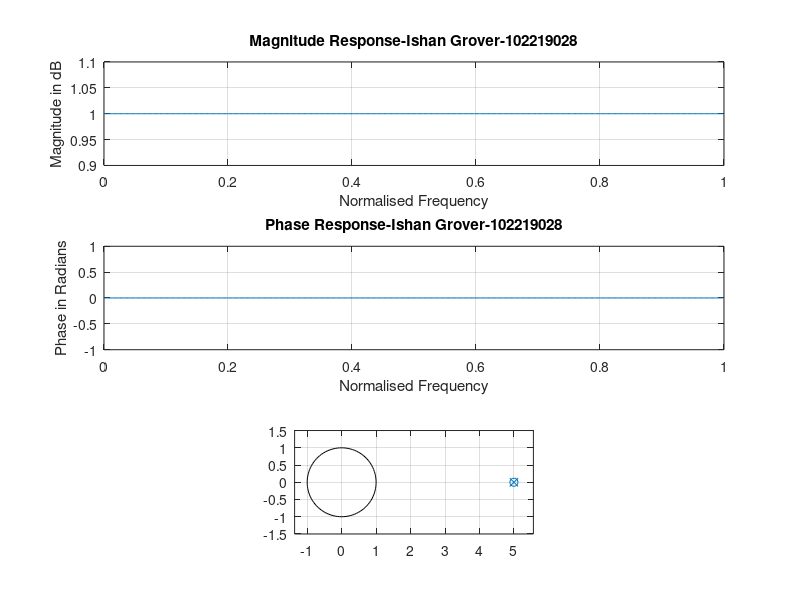

Source code (MATLAB):
clc;
clear all;
b = input('Enter the numerator coefficients: ');
a = input('Enter the denominator coefficients: ');
[h,w] = freqz(b,a);
subplot(3,1,1);
plot(w/pi,abs(h));
grid;
xlabel('Normalised Frequency');
ylabel('Magnitude in dB');
title('Magnitude Response-Ishan Grover-102219028');
subplot(3,1,2);
plot(w/pi,angle(h));
grid;
xlabel('Normalised Frequency');
ylabel('Phase in Radians');
title('Phase Response-Ishan Grover-102219028');
subplot(3,1,3);
zplane(b,a);